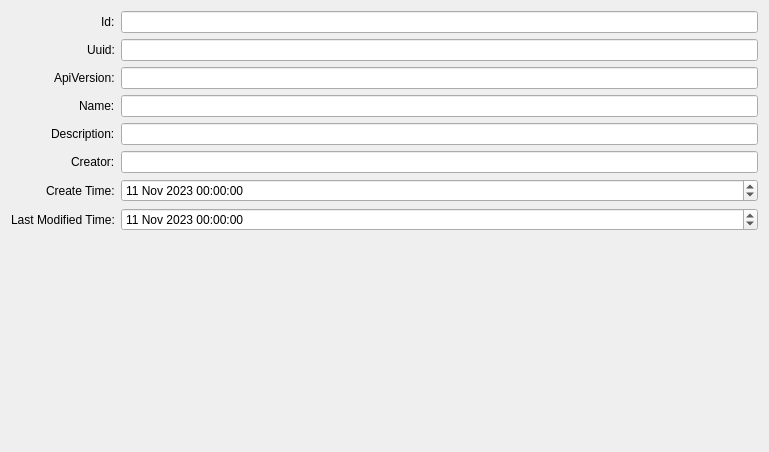
<?xml version="1.0" encoding="UTF-8"?>
<ui version="4.0">
 <class>EditorSwcMetaInfo</class>
 <widget class="QWidget" name="EditorSwcMetaInfo">
  <property name="geometry">
   <rect>
    <x>0</x>
    <y>0</y>
    <width>769</width>
    <height>452</height>
   </rect>
  </property>
  <property name="windowTitle">
   <string>EditorSwcMetaInfo</string>
  </property>
  <layout class="QVBoxLayout" name="verticalLayout">
   <item>
    <layout class="QFormLayout" name="formLayout">
     <property name="labelAlignment">
      <set>Qt::AlignRight|Qt::AlignTrailing|Qt::AlignVCenter</set>
     </property>
     <item row="0" column="0">
      <widget class="QLabel" name="label">
       <property name="text">
        <string>Id:</string>
       </property>
      </widget>
     </item>
     <item row="0" column="1">
      <widget class="QLineEdit" name="Id"/>
     </item>
     <item row="1" column="0">
      <widget class="QLabel" name="label_2">
       <property name="text">
        <string>Uuid:</string>
       </property>
      </widget>
     </item>
     <item row="1" column="1">
      <widget class="QLineEdit" name="Uuid"/>
     </item>
     <item row="2" column="0">
      <widget class="QLabel" name="label_3">
       <property name="text">
        <string>ApiVersion:</string>
       </property>
      </widget>
     </item>
     <item row="2" column="1">
      <widget class="QLineEdit" name="ApiVersion"/>
     </item>
     <item row="3" column="0">
      <widget class="QLabel" name="label_4">
       <property name="text">
        <string>Name:</string>
       </property>
      </widget>
     </item>
     <item row="3" column="1">
      <widget class="QLineEdit" name="Name"/>
     </item>
     <item row="4" column="0">
      <widget class="QLabel" name="label_5">
       <property name="text">
        <string>Description:</string>
       </property>
      </widget>
     </item>
     <item row="4" column="1">
      <widget class="QLineEdit" name="Description"/>
     </item>
     <item row="5" column="0">
      <widget class="QLabel" name="label_6">
       <property name="text">
        <string>Creator:</string>
       </property>
      </widget>
     </item>
     <item row="5" column="1">
      <widget class="QLineEdit" name="Creator"/>
     </item>
     <item row="6" column="0">
      <widget class="QLabel" name="label_7">
       <property name="text">
        <string>Create Time:</string>
       </property>
      </widget>
     </item>
     <item row="6" column="1">
      <widget class="QDateTimeEdit" name="CreateTime">
       <property name="date">
        <date>
         <year>2023</year>
         <month>11</month>
         <day>11</day>
        </date>
       </property>
      </widget>
     </item>
     <item row="7" column="0">
      <widget class="QLabel" name="label_8">
       <property name="text">
        <string>Last Modified Time:</string>
       </property>
      </widget>
     </item>
     <item row="7" column="1">
      <widget class="QDateTimeEdit" name="LastModifiedTime">
       <property name="date">
        <date>
         <year>2023</year>
         <month>11</month>
         <day>11</day>
        </date>
       </property>
      </widget>
     </item>
    </layout>
   </item>
  </layout>
 </widget>
 <resources/>
 <connections/>
</ui>
